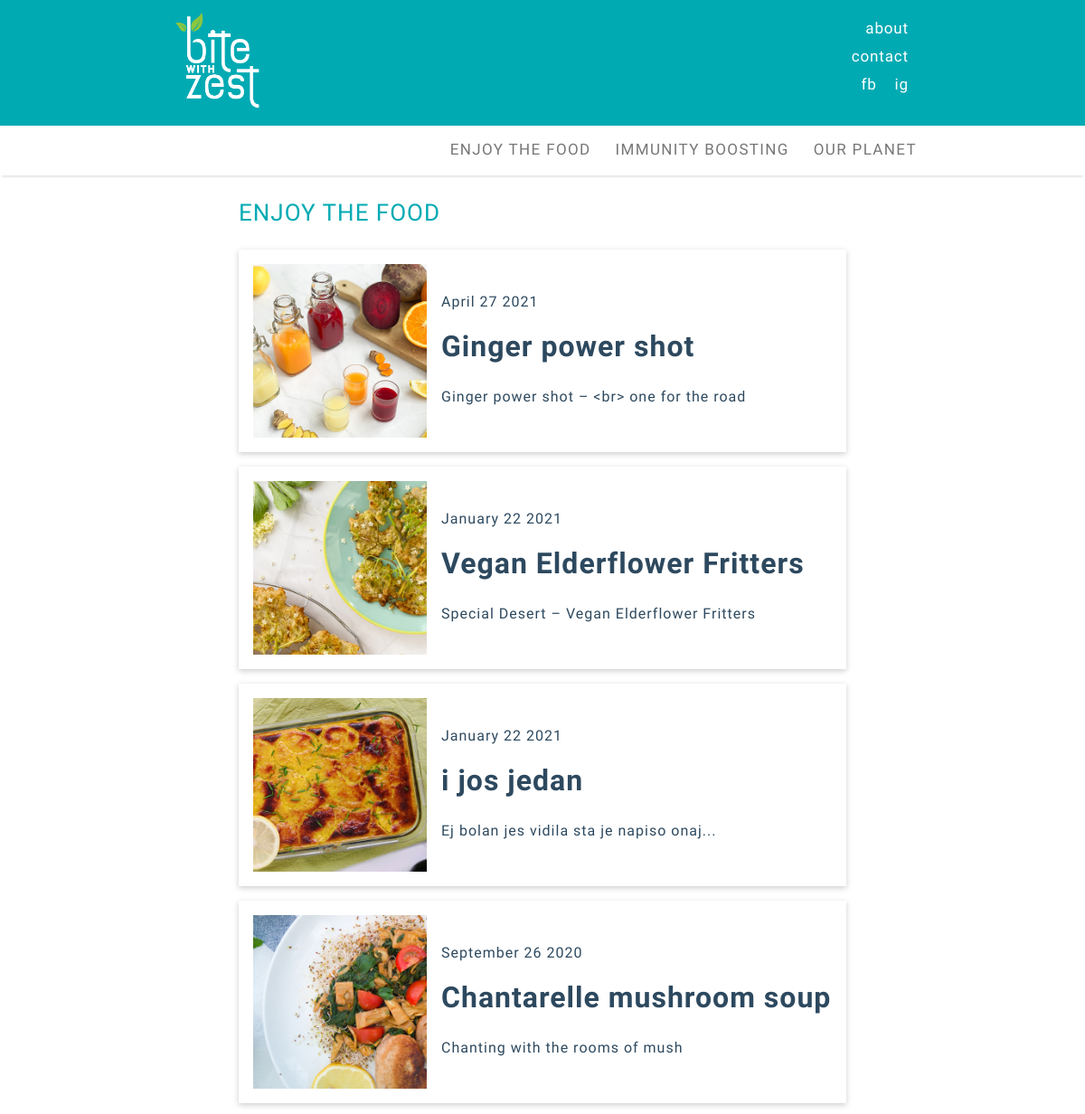
Screenshot of /filter/enjoy-the-food/ with the database file from the repository.
### blog/models.py (models this page shows, shortened)
class Category(models.Model):
    description = models.CharField(max_length=200, unique=True)
    status = models.IntegerField(choices=STATUS, default=0)
    slug = models.SlugField(max_length=200,unique=True, default='')
    class Meta:
        verbose_name_plural = 'Categories'

class Post(models.Model):
    titleplus = models.TextField(max_length=240, default='')
    author = models.ForeignKey(User, on_delete= models.CASCADE,related_name='blog_posts')
    updated_on = models.DateTimeField(auto_now= True)
    created_on = models.DateTimeField(auto_now_add=True)
    custom_date = models.DateTimeField(null= True,blank=True)
    category = models.CharField(max_length=200, choices=category_list, default='')
    subcategory = models.CharField(max_length=200, choices=subcategory_list, default='uncategorized')
    status = models.IntegerField(choices=STATUS, default=0)
    cardtype = models.IntegerField(choices=CARDTYPE, default=0)
    thumbnail = models.FileField(upload_to=path_and_rename,blank=True)
    thumbnail_desc = models.CharField(max_length=200,default='',blank=True)
    opener_pic= models.FileField(upload_to=path_and_rename_opener,blank=True)
    intro = RichTextUploadingField()
    title = models.CharField(max_length=200, unique=True)
    slug = models.SlugField(max_length=200, unique=True)
    maintext = RichTextUploadingField(default='')
    intro1 = RichTextUploadingField(default='',blank=True)
    intro_pic= models.FileField(upload_to=path_and_rename_intro,blank=True)
    intro_pic_desc = models.CharField(max_length=200,default='',blank=True)
    legend = RichTextUploadingField(default='',blank=True)
    add_pic = models.FileField(upload_to=path_and_rename_add,blank=True)
    add_pic_desc = models.CharField(max_length=200,default='',blank=True)
    ingredients = RichTextField(blank=True)
    preparationtext = RichTextUploadingField(default='',blank=True)
    main_pic = models.FileField(upload_to=path_and_rename_main,blank=True)
    main_pic_desc = models.CharField(max_length=200,default='',blank=True)
    tip = RichTextField(default='',blank=True)
    relates_to = models.ForeignKey('self', on_delete=models.CASCADE, default=1)
    relates_to_desc = models.CharField(max_length=300,default='',blank=True)
    outro = RichTextUploadingField(default='',blank=True)
    class Meta:
        ordering = ['-created_on']
        verbose_name_plural = 'Posts'

### blog/views.py (the view)
# urls.py: path('filter/<slug:slug>/', views.CategoryList.as_view(), name='category_view'),
class CategoryList(generic.DetailView):
    model = Category
    template_name = 'post_cat_list.html'
    def get_context_data(self, **kwargs):
        context = super(CategoryList, self).get_context_data(**kwargs)
        shared_context(context)
        return context

### blog/templates/post_cat_list.html (shortened to what this page needs)
{% extends "base.html" %}
{% load static %}
{% block post_showcase %}
<div class="gallery-cat" id="galleryCat">
  <header class="post-cat-header">
    {% if request.resolver_match.url_name  == 'category_view' %}
    <h3 class="post-cat-title">{{object.description|upper}} </h3>
    {% elif request.resolver_match.url_name  == 'featured_view'%}
    <h3 class="post-cat-title">FEATURED </h3>
    {% else %}
    <h3 class="post-cat-title">{{object.name|upper}} </h3>
    {% endif %}
  </header>
  {% if request.resolver_match.url_name  == 'category_view' %}
    {% for post in post_cat_list %}
      {% if object.description == post.category %}
      <a href="{% url 'post_detail' post.slug  %}">
        <div class="post-cat-card">
          <div class="post-cat-card__img">
            <img src="../../media/post{{post.id}}/thumbs/post_thumb{{post.id}}.jpg" alt="">
          </div>
          <div class="post-cat-card__info">
            <div class="post-cat-card__date">
              <span>{{ post.created_on | date:"F d Y"}}</span>
            </div>
            <h1 class="post-cat-card__title">{{ post.title | safe }}</h1>
            <p class="post-cat-card__text">{{post.titleplus}}</p>
          </div>
        </div>
      </a>
      {% endif %}
    {% endfor %}
  {% endif %}
</div>
{% endblock  %}

### blog/templates/base.html (shortened to what this page needs)
{% load static %}
<!DOCTYPE html>
<html lang="en">
	<head>
		<link rel="stylesheet" href="/static/css/style.css" />
		<link rel="stylesheet" href="/static/css/responsive.css" />
	</head>
<body onresize="resizeWindow()">
<div class="header-wrapper">
	<div class="header">
		<div class="logo">
			<a href="/"><img src="{% static 'img/BwZ_logo_W.png' %}" alt="logo"></a>
		</div>
		<div class="header-nav">
			<ul>
				<li><a href="/">about</a></li>
				<li><a href="javascript:void(0)">contact</a></li>
				<li><a href="javascript:void(0)">fb</a>  <a href="javascript:void(0)">ig</a></li>
			</ul>
		</div>
	</div>
</div>
<div class="topnav-wrapper" id="myTopnavWrapper">
	<div class="topnav" id="myTopnav">
	<div class="desc">
	  {% for category in cat_list %}
	  <div class="dropdown">
		<button class="dropbtn"><a href="{% url 'category_view' category.slug  %}" class="">{{category.description}}</a></button>
	  </div>
	  {% endfor %}
	</div>
  </div>
</div>
	<div class="content" id="content">
		{% block post_showcase %}{% endblock post_showcase %}
	</div>
</body>
</html>

### static/css/style.css (style rules this page uses)
:root { --yellow: #ffc600; --black: rgb(45, 73, 95); --grey: #777777; --main: rgb(0, 170, 179); --main_transparent: rgba(0, 170, 179, 0.1); --divider-border-style: solid; --divider-color: var( --main ); --divider-border-width: 3px; }
*, *:before, *:after { box-sizing: border-box; }
body { font-family: Raleway, sans-serif; letter-spacing: 1px; margin: 0; font-weight: 300; }
button { font-family: Raleway, sans-serif; }
h1,h2,h3,h4,h5,h6 { margin: 0,0,5px,0; }
p { margin: 0; line-height: 29px; }
.content { display: grid; }
.post-cat-title { color: var(--main); font-weight: 400; font-size: 26px; }
@media (max-width: 1440px) { .post-cat-title { color: var(--main); font-weight: 400; font-size: 26px; } }

### static/css/responsive.css (style rules this page uses)
img { max-width: 100%; }
.topnav-wrapper { box-shadow: 0 4px 2px -2px rgba(0,0,0,.1); z-index: 1; max-width: 100%; background-color: #fff; }
.topnav { overflow: hidden; background-color: #fff; margin: auto ; width: 70%; z-index: 2; }
.topnav a { float: right; display: block; color: var(--grey); text-decoration: none; font-size: 17px; text-transform: uppercase; text-align: center; letter-spacing: 0.08em; }
.logo { max-width: 120px; }
.dropdown { float: right; overflow: hidden; }
.header-wrapper { background-color: var(--main); max-width: 100%; }
.header { background-color: var(--main); text-align: center; margin: auto; width: 70%; display: grid; grid-template-columns: auto auto; }
.header-nav { display: block; color: white; text-align: right; }
.header-nav a { color: white; font-size: 17px; letter-spacing: .05em; padding-right: 15px; }
.header-nav>ul { list-style-type: none; line-height: 30px; }
.dropdown .dropbtn { font-size: 17px; border: none; color: var(--grey); background-color: inherit; line-height: 20px; text-transform: uppercase; letter-spacing: 0.08em; text-align: center; }
@media (min-width: 960px) { .dropdown .dropbtn { font-size: 17px; border: none; color: var(--grey); padding-left: 21px; background-color: inherit; line-height: 50px; text-transform: uppercase; letter-spacing: 0.08em; text-align: center; } }
@media (min-width: 960px) { .gallery-cat { display: block; margin: auto auto 30px; width: 56%; height: 100vmax; } }
@media (min-width: 960px) { .post-cat-card { max-width: 80rem; max-height: 14rem; margin-bottom: 1rem; box-shadow: 0 0.1rem 0.4rem rgba(0,0,0,0.2); display: flex; align-items: center; height: 14rem; } }
@media (min-width: 960px) { .post-cat-card__img { min-width: 12rem; max-width: 14rem; height: 12rem; width: 12rem; transform: translateX(1rem); position: relative; } }
@media (min-width: 960px) { .post-cat-card__img img { width: 100%; height: 100%; object-fit: cover; } }
@media (min-width: 960px) { .post-cat-card__info { padding-left: 2rem; } }
@media (min-width: 960px) { a { text-decoration: none; color: var(--black); } }

### rows the page displays
Category: description "OUR PLANET"
Category: description "IMMUNITY BOOSTING"
Category: description "ENJOY THE FOOD"
Post: shows a picture, created_on "April 27 2021", title "Ginger power shot", titleplus "Ginger power shot – <br> one for the road"
Post: shows a picture, created_on "January 22 2021", title "Vegan Elderflower Fritters", titleplus "Special Desert – Vegan Elderflower Fritters"
Post: shows a picture, created_on "January 22 2021", title "i jos jedan", titleplus "Ej bolan jes vidila sta je napiso onaj..."
Post: shows a picture, created_on "September 26 2020", title "Chantarelle mushroom soup", titleplus "Chanting with the rooms of mush"
